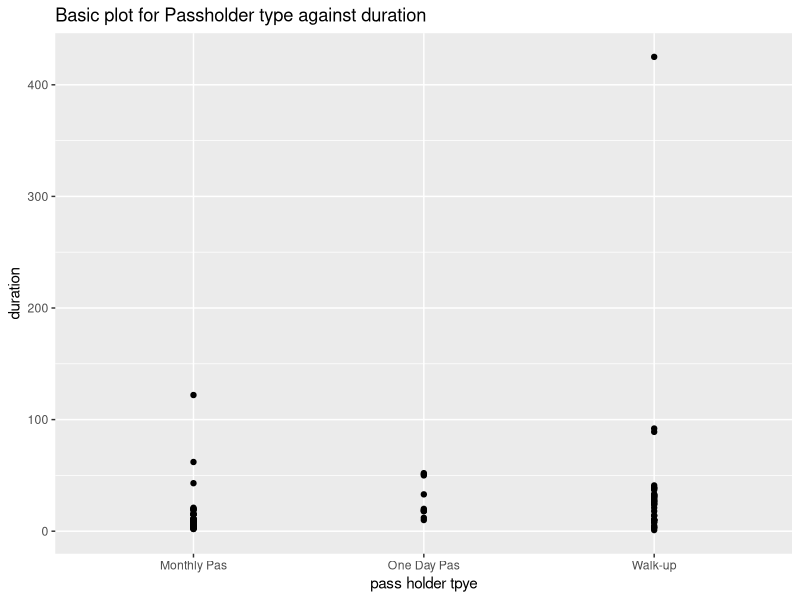
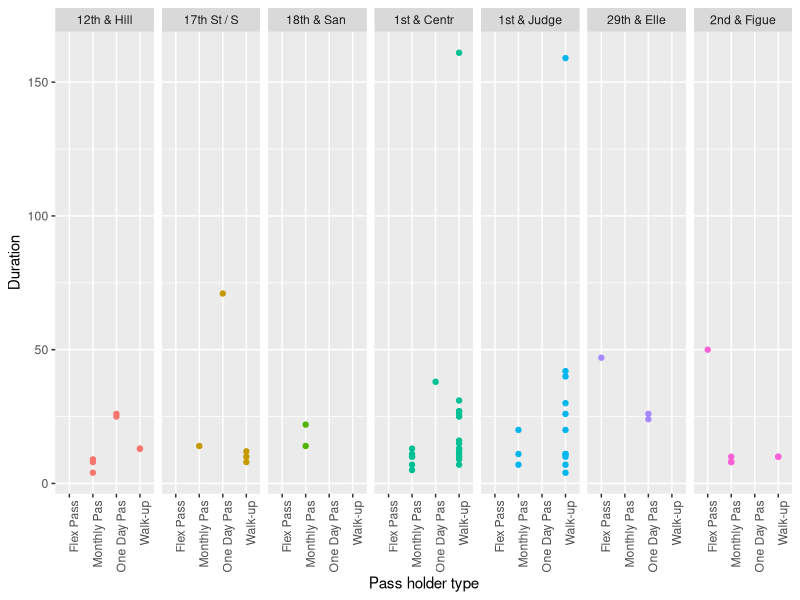

The R source for these figures, in order:
## ---- chunk 1
library(ggplot2)
duration_passholder_type_100 = read.csv("duration_passholder_type_100.csv", header = TRUE)
## ---- chunk 2
qplot(duration_passholder_type_100$passholder_type,duration_passholder_type_100$duration,main = "Basic plot for Passholder type against duration",xlab = "pass holder tpye", ylab = "duration")
## ---- chunk 3
duration_passholder_type_station_name_100 = read.csv("duration_passholder_type_station_name_100.csv", header = TRUE)
## ---- chunk 4
ggplot(duration_passholder_type_station_name_100, aes(duration_passholder_type_station_name_100$passholder_type, 
                                                      duration_passholder_type_station_name_100$duration, 
                                                      color = duration_passholder_type_station_name_100$station_name)) +
  geom_point() +
  facet_grid(cols=vars(duration_passholder_type_station_name_100$station_name)) +  
  theme(legend.position="none",axis.text.x = element_text(angle = 90, hjust = 1)) +
  labs(x = "Pass holder type") +
  labs(y = "Duration")
